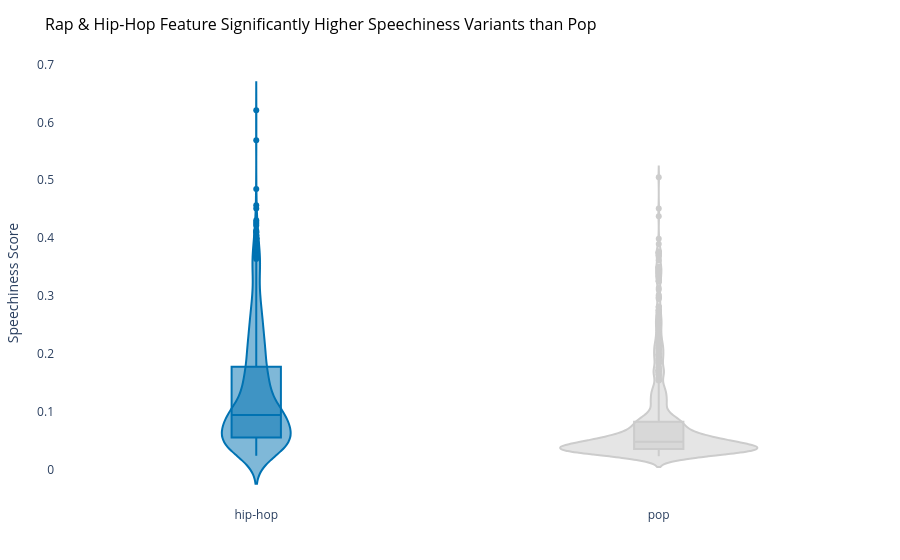

This figure's notebook cell:
### Code cell
# Insight: Rap tracks have a much wider and higher distribution of spoken words
comparison_df = df[df['track_genre'].isin(['pop', 'hip-hop', 'rap'])]

fig = px.violin(comparison_df, y='speechiness', x='track_genre', box=True,
                title='Rap & Hip-Hop Feature Significantly Higher Speechiness Variants than Pop',
                color='track_genre',
                color_discrete_map={'rap': CVD_ORANGE, 'hip-hop': CVD_BLUE, 'pop': MUTED_GREY})

fig = apply_clean_theme(fig)
fig.update_layout(xaxis_title="", yaxis_title="Speechiness Score", showlegend=False)
fig.show()

### Figure 1 — Plotly figure (JSON) as saved in the notebook; plotly's stock layout.template omitted (floating-point values rounded to 4 significant figures; data arrays with more than 128 entries replaced by an {"elided": "..."} marker saying what was removed)
{"data": [{"alignmentgroup": "True", "box": {"visible": true}, "hovertemplate": "track_genre=%{x}<br>speechiness=%{y}<extra></extra>", "legendgroup": "hip-hop", "marker": {"color": "#0072B2"}, "name": "hip-hop", "offsetgroup": "hip-hop", "orientation": "v", "scalegroup": "True", "showlegend": true, "type": "violin", "x": {"elided": "1000 str values"}, "x0": " ", "xaxis": "x", "y": {"elided": "1000 float values"}, "y0": " ", "yaxis": "y"}, {"alignmentgroup": "True", "box": {"visible": true}, "hovertemplate": "track_genre=%{x}<br>speechiness=%{y}<extra></extra>", "legendgroup": "pop", "marker": {"color": "#CCCCCC"}, "name": "pop", "offsetgroup": "pop", "orientation": "v", "scalegroup": "True", "showlegend": true, "type": "violin", "x": {"elided": "1000 str values"}, "x0": " ", "xaxis": "x", "y": {"elided": "1000 float values"}, "y0": " ", "yaxis": "y"}], "layout": {"legend": {"title": {"text": "track_genre"}, "tracegroupgap": 0}, "margin": {"b": 40, "l": 40, "r": 40, "t": 60}, "paper_bgcolor": "white", "plot_bgcolor": "white", "showlegend": false, "title": {"font": {"color": "black", "size": 16}, "pad": {"b": 20}, "text": "Rap & Hip-Hop Feature Significantly Higher Speechiness Variants than Pop"}, "violinmode": "overlay", "xaxis": {"anchor": "y", "categoryarray": ["hip-hop", "pop"], "categoryorder": "array", "domain": [0, 1], "showgrid": false, "title": {"text": ""}, "zeroline": false}, "yaxis": {"anchor": "x", "domain": [0, 1], "showgrid": false, "title": {"text": "Speechiness Score"}, "zeroline": false}}}
